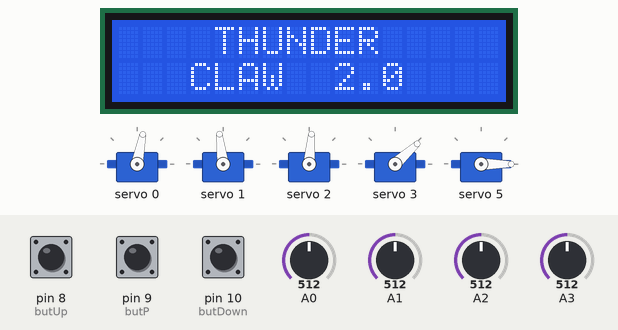
A sketch run on a simulated Arduino Uno, built with avr-gcc and run on an emulated ATmega328P. Shown: 16×2 character LCD, 5 × servo. The inputs (shaded band) are chosen by the test bench; at power-on: pin 8 (butUp) HIGH, pin 9 (butP) HIGH, pin 10 (butDown) HIGH, A0 = 512, A1 = 512, A2 = 512, A3 = 512.

Above: at 2.4 s.
2.5 s: pin 8 (butUp) pulled LOW for 0.15 s
At 3.7 s:
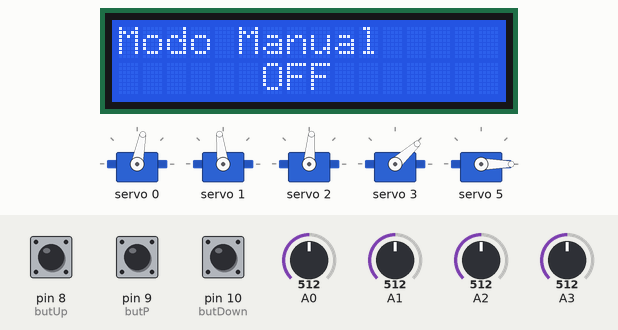
4.1 s: pin 9 (butP) pulled LOW for 0.15 s
At 5.4 s:
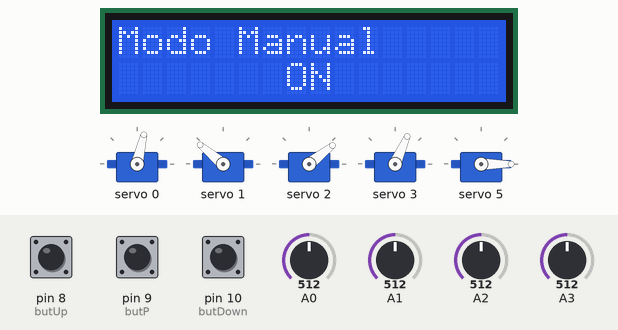
5.7 s: pin 9 (butP) pulled LOW for 1 s
At 6.86 s:
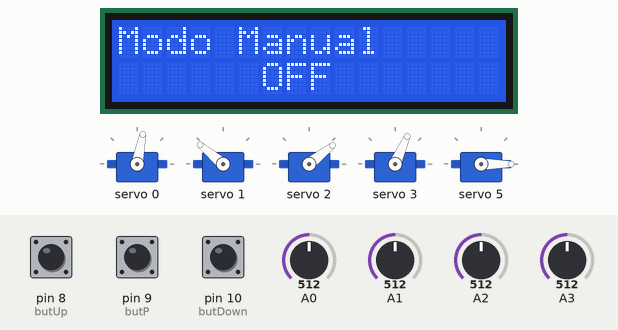
9.1 s: pin 8 (butUp) pulled LOW for 1 s
At 10.9 s:
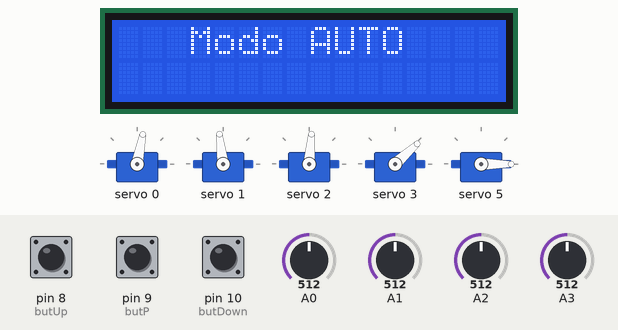
11.6 s: pin 9 (butP) pulled LOW for 0.15 s
At 11.93 s:
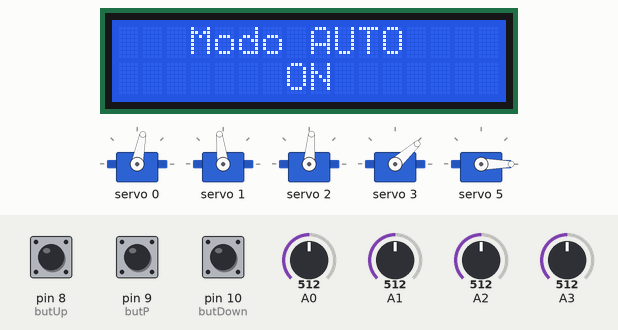
Timing chart, 0 to 24.6 s (numbered marks = the images above; inputs shaded):
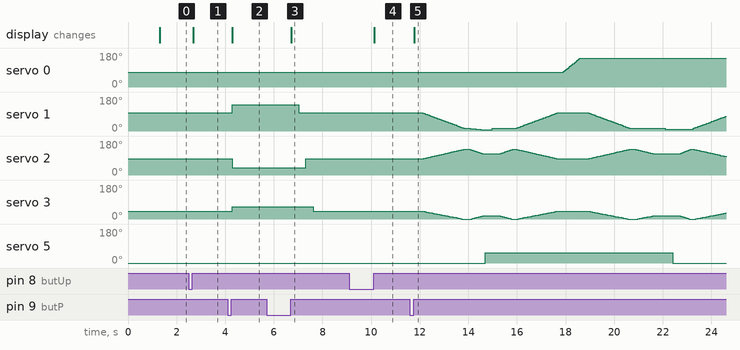

The sketch:

MAIN-MENU-OPTIONS.ino
```cpp
#include <LiquidCrystal_I2C.h>
#include <Wire.h>
#include <Adafruit_PWMServoDriver.h>

Adafruit_PWMServoDriver pwm = Adafruit_PWMServoDriver(0x40);
LiquidCrystal_I2C lcd = LiquidCrystal_I2C(0x27, 16, 2);

#define butUp     8
#define butP      9
#define butDown  10

#define SERVO_FREQ 60

#define MIN_PULSE_WIDTH        700
#define MAX_PULSE_WIDTH       2350

#define potBase                 A0
#define potBraco1               A1
#define potBraco2               A2
#define potBraco3               A3
#define potGripper              A4

void changeMenu();
void lcdMenu();
void manual_mode();
void lights();
void potMode();
void posInit();
void thunderclaw();
void moveObj();
void moveServo();
void down();
void up();
void take();
void put();
void gripper();
void gbase();
void move3Servos();
void moveMotor();

char menu = 0x01;
char set1 = 0x00, set2 = 0x00;
bool t_butUp, t_butDown, t_butP, t_butM;
bool noRep = 0x00;
bool offPot = 0x00;

int bases[] = {140, 240, 335, 430, 520};
int lastBase = 3;

int base = 0;
int braco1 = 1;
int braco2 = 2;
int braco3 = 3;

int pulse_wide;

double c1 = 380;
double c2 = 350;
double c3 = 240;
double c5 = 200;

void setup() {
  lcd.init();
  lcd.backlight();
  pwm.begin();
  pwm.setPWMFreq(SERVO_FREQ);

  for(char i = 8; i < 11; i++) pinMode(i, INPUT_PULLUP);

  t_butUp = 0x00;
  t_butDown = 0x00;
  t_butP = 0x00;

  posInit();
}

void loop() {
  changeMenu();
  lcdMenu();
}


void changeMenu() {
  if(!digitalRead(butUp)) t_butUp = 0x01;
  if(!digitalRead(butDown)) t_butDown = 0x01;

  if(digitalRead(butUp) && t_butUp) {
    t_butUp = 0x00;
    lcd.clear();
    menu++;
    if(menu > 0x03) menu = 0x01;
  }

  if(digitalRead(butDown) && t_butDown) {
    t_butDown = 0x00;
    lcd.clear();
    menu--;
    if(menu < 0x01) menu = 0x03;
  }
}

void lcdMenu() {
  switch(menu) {
    case 0x01:
      thunderclaw();
      break;
    case 0x02:
      manual_mode();
      break;
    case 0x03:
      auto_mode();
      break;
  }
}

void manual_mode() {
  lcd.setCursor(0,0);
  lcd.print("Modo Manual");
  lcd.setCursor(0,1);
  lcd.print("      OFF       ");

  if(!digitalRead(butP)) t_butP = 0x01;

  if(digitalRead(butP) && t_butP){ // ligar o modo manual
    t_butP = 0x00;
    lcd.setCursor(0,1);
    lcd.print("       ON       ");

    for( ; ; ){ // loop infinito
      moveMotor(potBase, base);
      moveMotor(potBraco1, braco1);
      moveMotor(potBraco2, braco2);
      moveMotor(potBraco3, braco3);
      if(!digitalRead(butP)) t_butP = 0x01;
      if(digitalRead(butP) && t_butP){
        t_butP = 0x00;
        lcd.setCursor(0, 1);
        lcd.print("      OFF       ");
        posInit();
        break;
      }
    }
  }
}

void auto_mode() {
  lcd.setCursor(0,0);
  lcd.print("   Modo AUTO    ");

  if(!digitalRead(butP)) t_butP = 0x01;
  //if(!digitalRead(butM) && noRep != 0x00) t_butM = 0x01;

  if(digitalRead(butP) && t_butP) { // ligar o modo automático
    t_butP = 0x00;
    lcd.setCursor(0,1);
    lcd.print("       ON       ");

    moveObj(3, 5);
    moveObj(5, 3);
    gbase(lastBase, 3);

    lcd.setCursor(0,1);
    lcd.print("                ");
  }

  /*if(digitalRead(butM) && t_butM) { //desligar o modo automático
    t_butM = 0x00;
    lcd.setCursor(0,1);
    //s_start();
    lcd.print("      OFF       ");
    noRep = 0x00;
  }*/
}

void thunderclaw() {
  lcd.setCursor(0,0);
  lcd.print("    THUNDER     ");
  lcd.setCursor(0,1);
  lcd.print("   CLAW  2.0    ");
}

// FUNÇÕES DE MOVIMENTAÇÃO DOS SERVOS
void moveServo(uint8_t n, int init, int end, int del){ //move um servo de cada vez
  if(init > end){
    for (int pulse = init; pulse > end; pulse--){
      pwm.setPWM(n, 0, pulse);
      delay(del);
    }
  }

  else if(init < end){
    for (int pulse = init; pulse < end; pulse++){
      pwm.setPWM(n, 0, pulse);
      delay(del);
    }
  }
}

void down(){
  move3Servos(1, 2, 3, 380, 350, 240, 170, 480, 130, 15);
  delay(200);
}

void up(){
  move3Servos(1, 2, 3, 170, 480, 130, 380, 350, 240, 15);
  delay(200);
}

void take(){ //pegar
  gripper(0); //abrir gripper

  // ir frente
  move3Servos(1, 2, 3, 170, 480, 130, 150, 420, 175, 3);
  delay(100);

  // pegar obj e levantar
  gripper(1);
  delay(300);
  pwm.setPWM(1, 0, 170);
  delay(300);

  // ir trás
  move3Servos(1, 2, 3, 170, 420, 175, 170, 480, 130, 3);
  delay(100);
}

void put(){ // colocar
  // ir frente
  move3Servos(1, 2, 3, 170, 480, 130, 170, 420, 175, 5);
  delay(500);

  // descer e soltar obj
  pwm.setPWM(1, 0, 155);
  delay(300);
  gripper(0);
  delay(300);

  // ir trás
  move3Servos(1, 2, 3, 155, 420, 175, 160, 480, 130, 2);
  delay(100);
}

void gripper(bool state){ // abrir ou fechar a garra
  if (state == 0) pwm.setPWM(5, 0, 130);
  else pwm.setPWM(5, 0, 270);
}

void gbase(int binit, int bend){ // girar base com um delay determinado AQUI
  moveServo(0, bases[binit-1], bases[bend-1], 3);
  delay(300);
  lastBase = bend;
}

void move3Servos(int servo1, int servo2, int servo3, int init1, int init2, int init3, int end1, int end2, int end3, int del){
    int servos[] = {servo1, servo2, servo3};
    int inits[] = {init1, init2, init3};
    int ends[] = {end1, end2, end3};

    for (int j = 0; j <= 100; j++) {
      for (int i = 0; i <= 2; i++) {
        int newPosition;
        if (inits[i] < ends[i]) {
          newPosition = inits[i] + (((float)(ends[i] - inits[i]) / 100.0) * j);
        } else if (inits[i] > ends[i]) {
          newPosition = inits[i] - (((float)(inits[i] - ends[i]) / 100.0) * j);
        } else {
          newPosition = inits[i];
        }
        pwm.setPWM(servos[i], 0, newPosition);
      }
      delay(del);
    }
}

void moveObj(int objInit, int objEnd){
  gbase(lastBase, objInit);
  down();
  take();
  up();
  gbase(objInit, objEnd);
  down();
  put();
  up();
}

void posInit(){
  pwm.setPWM(0, 0, bases[2]); //base na posição 3, a central
  delay(300);
  pwm.setPWM(1, 0, 380); //b1
  delay(300);
  pwm.setPWM(2, 0, 350); //b2
  delay(300);
  pwm.setPWM(3, 0, 240); //b3
  delay(300);
  gripper(0); // gripper aberto
}

void moveMotor(int controlIn, int motorOut)
{
  int pulse_wide, pulse_width, potVal;

  potVal = analogRead(controlIn);                                                   //Read value of Potentiometer

  pulse_wide = map(potVal, 300, 850, MIN_PULSE_WIDTH, MAX_PULSE_WIDTH);


  switch(motorOut){
    case 0: // base
      pulse_wide = map(potVal, 300, 850, MIN_PULSE_WIDTH, MAX_PULSE_WIDTH);
      break;

    case 1: // braco1
      pulse_wide = map(potVal, 120, 620, MIN_PULSE_WIDTH, MAX_PULSE_WIDTH);
      break;

    case 2: // braco2
      pulse_wide = map(potVal, 430, 990, MIN_PULSE_WIDTH, MAX_PULSE_WIDTH);
      break;

    case 3: // braco3
      pulse_wide = map(potVal, 700, 110, MIN_PULSE_WIDTH, MAX_PULSE_WIDTH);
      break;

    case 5: //gripper
      pulse_wide = map(potVal, 0, 1023, MIN_PULSE_WIDTH, MAX_PULSE_WIDTH);
      break;

  }
  pulse_width = int(float(pulse_wide) / 1000000 * SERVO_FREQ * 4096);             //Map Potentiometer position to Motor

  pwm.setPWM(motorOut, 0, pulse_width); //com todas as transformações do valor recebido pelo pot, girar o servo

}
```

Measured:
- after the input at 2.5 s, the display: changes after 0.19 s (image 1)
- after the input at 4.1 s, servo 0: 79° → 77° after 0.18 s; servo 1: 97° → 140° after 0.18 s; servo 2: 85° → 38° after 0.18 s; servo 3: 42° → 66° after 0.18 s; the display: changes after 0.18 s (image 2)
- after the input at 5.7 s, servo 0: 77° → 79° after 1.0 s; servo 1: 140° → 97° after 1.3 s; servo 2: 38° → 85° after 1.6 s; servo 3: 66° → 42° after 1.9 s; the display: changes after 1.0 s (image 3)
- after the input at 9.1 s, the display: changes after 1.0 s (image 4)
- after the input at 11.6 s, servo 0: moves from 79° to 152° over 0.68 s, starting after 6.3 s; servo 5: 0° → 54° after 3.1 s, → 0° 7.7 s later; the display: changes after 0.18 s (image 5)
